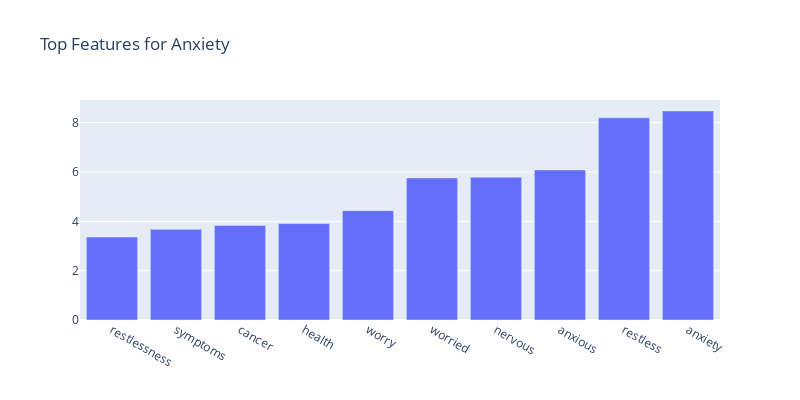
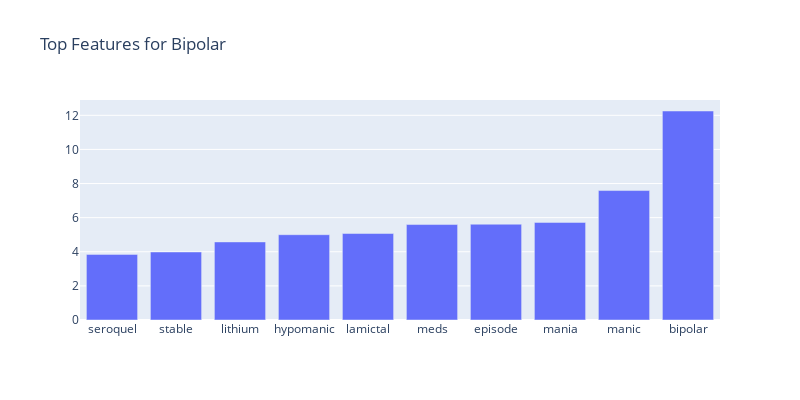
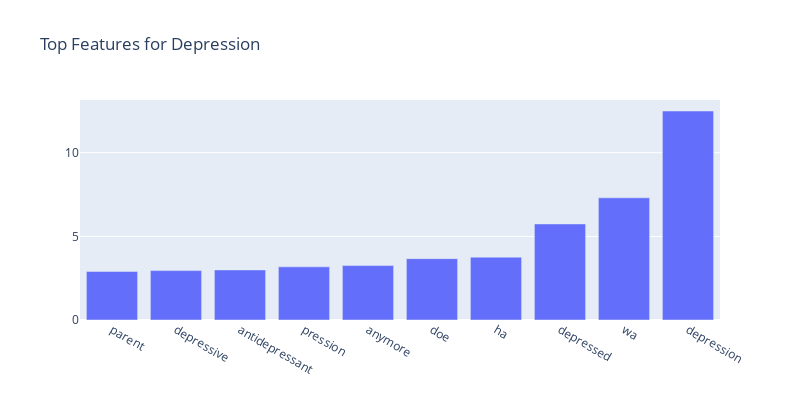
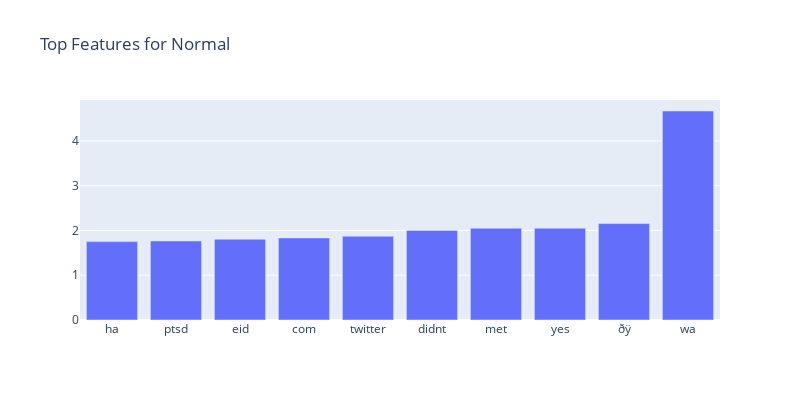

The notebook cell saved with these charts, in order:
### Code cell
# Feature Importance
feature_names = vectorizer.get_feature_names_out()
coefs = best_model.coef_
for i, category in enumerate(best_model.classes_):
    top_features = coefs[i].argsort()[-10:]
    top_words = [feature_names[j] for j in top_features]
    top_scores = [coefs[i][j] for j in top_features]
    fig = go.Figure([go.Bar(x=top_words, y=top_scores)])
    fig.update_layout(title=f'Top Features for {category}', width=800, height=400)
    fig.show()

### Figure 1 — Plotly figure (JSON) as saved in the notebook; plotly's stock layout.template omitted (floating-point values rounded to 4 significant figures)
{"data": [{"type": "bar", "x": ["restlessness", "symptoms", "cancer", "health", "worry", "worried", "nervous", "anxious", "restless", "anxiety"], "y": [3.363, 3.677, 3.834, 3.909, 4.434, 5.76, 5.791, 6.086, 8.197, 8.475]}], "layout": {"height": 400, "title": {"text": "Top Features for Anxiety"}, "width": 800}}

### Figure 2 — Plotly figure (JSON) as saved in the notebook; plotly's stock layout.template omitted (floating-point values rounded to 4 significant figures)
{"data": [{"type": "bar", "x": ["seroquel", "stable", "lithium", "hypomanic", "lamictal", "meds", "episode", "mania", "manic", "bipolar"], "y": [3.846, 3.987, 4.577, 5.001, 5.069, 5.596, 5.616, 5.722, 7.589, 12.25]}], "layout": {"height": 400, "title": {"text": "Top Features for Bipolar"}, "width": 800}}

### Figure 3 — Plotly figure (JSON) as saved in the notebook; plotly's stock layout.template omitted (floating-point values rounded to 4 significant figures)
{"data": [{"type": "bar", "x": ["parent", "depressive", "antidepressant", "pression", "anymore", "doe", "ha", "depressed", "wa", "depression"], "y": [2.905, 2.952, 2.994, 3.178, 3.257, 3.668, 3.758, 5.742, 7.305, 12.49]}], "layout": {"height": 400, "title": {"text": "Top Features for Depression"}, "width": 800}}

### Figure 4 — Plotly figure (JSON) as saved in the notebook; plotly's stock layout.template omitted (floating-point values rounded to 4 significant figures)
{"data": [{"type": "bar", "x": ["ha", "ptsd", "eid", "com", "twitter", "didnt", "met", "yes", "ðÿ", "wa"], "y": [1.751, 1.766, 1.803, 1.833, 1.871, 2.0, 2.051, 2.051, 2.154, 4.669]}], "layout": {"height": 400, "title": {"text": "Top Features for Normal"}, "width": 800}}
